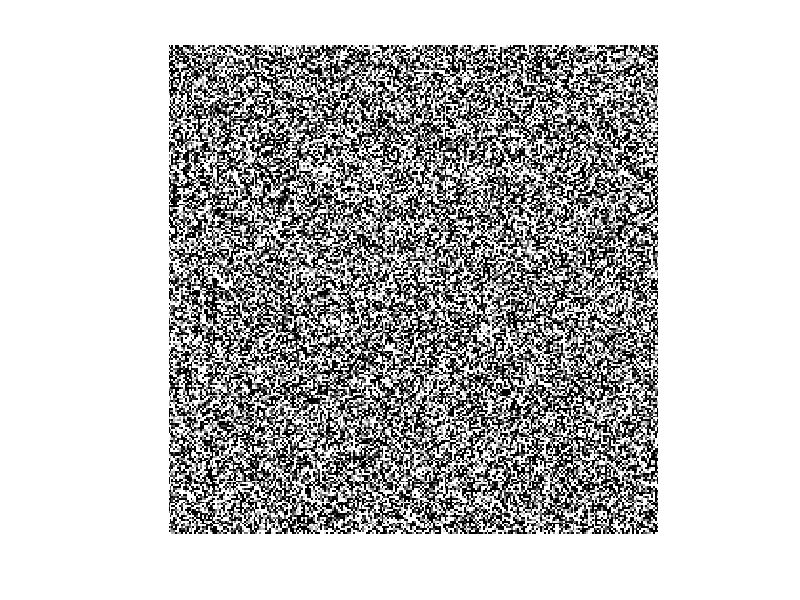

This chart was generated by the following MATLAB code:
% FSL code
% Image segmentation using HMRF model

%%
% Random Image generation using GMM 
mu = [1;0;0.5];
sigma = [1];
p = [0.33,0.33,0.33];
obj = gmdistribution(mu,sigma,p);

Y = random(obj,256*256);
Y = reshape(Y,256, 256);

imshow(Y);

Y=double(Y);
